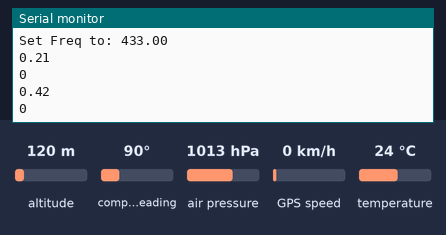
Bench run of a sketch on a simulated Arduino Uno, built with avr-gcc and run on an emulated ATmega328P. Shown: the last lines printed to the serial monitor. Wiring (inferred from the names in the program): BMP180 pressure sensor at I2C address 0x77. The inputs (shaded band) are chosen by the test bench; at power-on: air pressure 1013 hPa, temperature 24 °C, altitude 120 m, compass heading 90°, GPS speed 0 km/h. The GPS gets a fix after 3 s at 37.7749, -122.4194 with 8 satellites; no radio packets arrive unless stated.

Above: at 2.3 s.
2.4 s: air pressure set to 952 hPa
At 3.7 s:
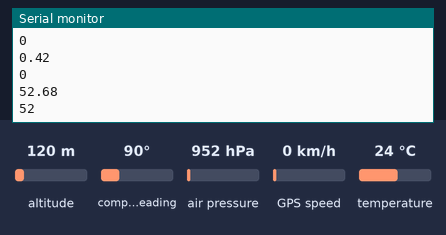
3.9 s: temperature set to 12 °C
At 5.0 s:
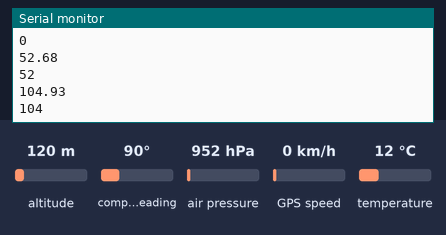
5.4 s: air pressure set to 975 hPa
At 6.7 s:
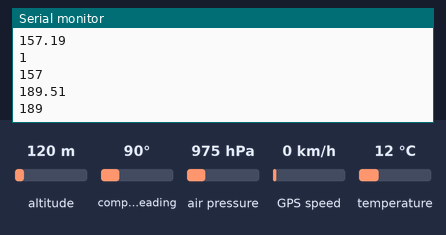
6.9 s: air pressure set to 1025 hPa
At 12.8 s:
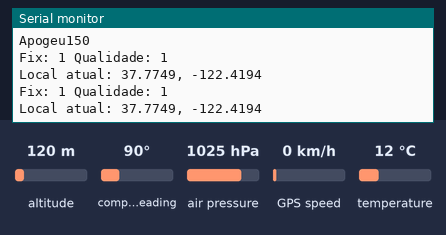
Timing chart, 0 to 13.7 s (numbered marks = the images above; inputs shaded):
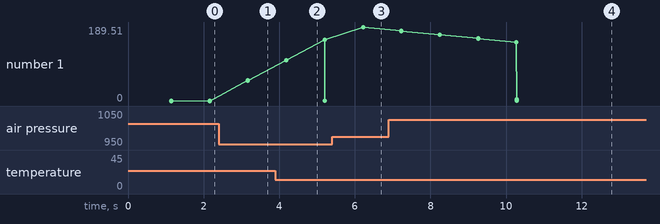

Measured:
- after the input at 2.4 s, the serial monitor: prints a new line after 0.77 s (image 1)
- after the input at 3.9 s, the serial monitor: prints a new line after 0.29 s (image 2)
- after the input at 5.4 s, the serial monitor: prints a new line after 0.82 s (image 3)
- after the input at 6.9 s, the serial monitor: prints a new line after 0.33 s (image 4)
- plotted number 1: 0 → 52 after the input at 2.4 s, 157 → 189 after the input at 5.4 s, 189 → 4 after the input at 6.9 s

The sketch:

LoRa_envia_GPS_BMP.ino
```cpp
#include <SPI.h>
#include <RH_RF95.h>


#include <Adafruit_GPS.h>
#include <SoftwareSerial.h>

#define RFM95_CS 10
#define RFM95_RST 9
#define RFM95_INT 2

//========BMP180=========
//=========CONSTANTES/VARIAVEIS E BIBLIOTECAS SBPM 180=========
//Define o endereco I2C do BMP085 - 0x77 ou 119 em decimal
#define BMP085_ADDRESS 0x77
const unsigned char OSS = 0;  // Oversampling Setting

// Calibration values
int ac1;
int ac2;
int ac3;
unsigned int ac4;
unsigned int ac5;
unsigned int ac6;
int b1;
int b2;
int mb;
int mc;
int md;
long b5;
#include <Wire.h>

#define MEDIA 10
#define TAMANHOVETOR 5

float dados[MEDIA];
int cont=0;
float vetAlt[TAMANHOVETOR];
int contApogeu=0;
bool estado=false;


//===================================CONFIGURATIONS====================================
// Read 1 byte from the BMP085 at 'address'
char bmp085Read(unsigned char address)
{
  unsigned char data;

  Wire.beginTransmission(BMP085_ADDRESS);
  Wire.write(address);
  Wire.endTransmission();

  Wire.requestFrom(BMP085_ADDRESS, 1);
  while(!Wire.available())
    ;

  return Wire.read();
}

// Read 2 bytes from the BMP085
// First byte will be from 'address'
// Second byte will be from 'address'+1
int bmp085ReadInt(unsigned char address)
{
  unsigned char msb, lsb;

  Wire.beginTransmission(BMP085_ADDRESS);
  Wire.write(address);
  Wire.endTransmission();

  Wire.requestFrom(BMP085_ADDRESS, 2);
  while(Wire.available()<2)
    ;
  msb = Wire.read();
  lsb = Wire.read();

  return (int) msb<<8 | lsb;
}

unsigned int bmp085ReadUT(){
  unsigned int ut;

  // Write 0x2E into Register 0xF4
  // This requests a temperature reading
  Wire.beginTransmission(BMP085_ADDRESS);
  Wire.write(0xF4);
  Wire.write(0x2E);
  Wire.endTransmission();

  // Wait at least 4.5ms
  delay(5);

  // Read two bytes from registers 0xF6 and 0xF7
  ut = bmp085ReadInt(0xF6);
  return ut;
}
//
// Armazena todos os valores de calibracao do BMP085 em
// variaveis globais. Valores de calibracao sao exigidos para
// calcular temperatura e pressao
// Esta funcao deve ser chamada/acionada no inicio do programa
void bmp085Calibration()
{
  ac1 = bmp085ReadInt(0xAA);
  ac2 = bmp085ReadInt(0xAC);
  ac3 = bmp085ReadInt(0xAE);
  ac4 = bmp085ReadInt(0xB0);
  ac5 = bmp085ReadInt(0xB2);
  ac6 = bmp085ReadInt(0xB4);
  b1 = bmp085ReadInt(0xB6);
  b2 = bmp085ReadInt(0xB8);
  mb = bmp085ReadInt(0xBA);
  mc = bmp085ReadInt(0xBC);
  md = bmp085ReadInt(0xBE);
}
unsigned long bmp085ReadUP(){

  unsigned char msb, lsb, xlsb;
  unsigned long up = 0;

  // Write 0x34+(OSS<<6) into register 0xF4
  // Request a pressure reading w/ oversampling setting
  Wire.beginTransmission(BMP085_ADDRESS);
  Wire.write(0xF4);
  Wire.write(0x34 + (OSS<<6));
  Wire.endTransmission();

  // Wait for conversion, delay time dependent on OSS
  delay(2 + (3<<OSS));

  // Read register 0xF6 (MSB), 0xF7 (LSB), and 0xF8 (XLSB)
  msb = bmp085Read(0xF6);
  lsb = bmp085Read(0xF7);
  xlsb = bmp085Read(0xF8);

  up = (((unsigned long) msb << 16) | ((unsigned long) lsb << 8) | (unsigned long) xlsb) >> (8-OSS);

  return up;
}

void writeRegister(int deviceAddress, byte address, byte val) {
  Wire.beginTransmission(deviceAddress); // start transmission to device
  Wire.write(address);       // send register address
  Wire.write(val);         // send value to write
  Wire.endTransmission();     // end transmission
}


int readRegister(int deviceAddress, byte address){

  int v;
  Wire.beginTransmission(deviceAddress);
  Wire.write(address); // register to read
  Wire.endTransmission();

  Wire.requestFrom(deviceAddress, 1); // read a byte

  while(!Wire.available()) {
    // waiting
  }

  v = Wire.read();
  return v;
}

long bmp085GetPressure(unsigned long up){
  long x1, x2, x3, b3, b6, p;
  unsigned long b4, b7;

  b6 = b5 - 4000;
  // Calcula B3
  x1 = (b2 * (b6 * b6)>>12)>>11;
  x2 = (ac2 * b6)>>11;
  x3 = x1 + x2;
  b3 = (((((long)ac1)*4 + x3)<<OSS) + 2)>>2;

  // Calcula B4
  x1 = (ac3 * b6)>>13;
  x2 = (b1 * ((b6 * b6)>>12))>>16;
  x3 = ((x1 + x2) + 2)>>2;
  b4 = (ac4 * (unsigned long)(x3 + 32768))>>15;

  b7 = ((unsigned long)(up - b3) * (50000>>OSS));
  if (b7 < 0x80000000)
    p = (b7<<1)/b4;
  else
    p = (b7/b4)<<1;

  x1 = (p>>8) * (p>>8);
  x1 = (x1 * 3038)>>16;
  x2 = (-7357 * p)>>16;
  p += (x1 + x2 + 3791)>>4;

  long temp = p;
  return temp;
}

float calcAltitude(float pressure)
{
  float A = pressure/101325;
  float B = 1/5.25588;
  float C = pow(A,B);
  C = 1 - C;
  C = C /0.0000225577;

  return C;
}

// Calcula a temperatura em graus C
float bmp085GetTemperature(unsigned int ut)
{
  long x1, x2;

  x1 = (((long)ut - (long)ac6)*(long)ac5) >> 15;
  x2 = ((long)mc << 11)/(x1 + md);
  b5 = x1 + x2;

  float temp = ((b5 + 8)>>4);
  temp = temp /10;

  return temp;
}

//=================================FIM CONFIGURATIONS==============================

//=================================FILTRO DOS DADOS================================
float mediamovel(float valor) {
  float soma=0;
  for (int i = MEDIA - 1; i > 0; i--) {
    dados[i] = dados[i - 1];
  }
  dados[0]=valor;
  for (int i=0; i<MEDIA; i++){
    soma+= dados[i];
  }

  return soma/MEDIA;
}

//====================================DETECÇÃO DE APOGEU===================================
void detecapogeu(float altitude[]){
  int cont=0;
  float apogeu= 0.0;
  for(int i=1; i<TAMANHOVETOR; i++){
    if(altitude[i-1]>altitude[i]){
      cont++;
      Serial.println(cont);
    }
    if(apogeu<altitude[i-1]){
      apogeu=altitude[i-1];
    }
  }
  if(cont>(TAMANHOVETOR*0.65)){
    estado=true;
    Serial.print("Apogeu");
  }
}


//=========================FIM BMP180==========================


#define RF95_FREQ 433.0
// Singleton instance of the radio driver
RH_RF95 rf95(RFM95_CS, RFM95_INT);

SoftwareSerial mySerial(8, 7);

Adafruit_GPS GPS(&mySerial);

#define GPSECHO  false

boolean usingInterrupt = false;
void useInterrupt(boolean);

int i;
int lat;
int lon;
String str;
char lati[9];
char longe[5];

void setup(){
   //LoRa transmission
   pinMode(RFM95_RST, OUTPUT);
   digitalWrite(RFM95_RST, HIGH);

   GPS.begin(9600);

   while (!Serial);
   Serial.begin(115200);

   Wire.begin();
   // Inicializa o BMP085
   bmp085Calibration();


   Serial.println("GFRJ - GPS LOCATION");

   delay(100);
   Serial.println("Arduino LoRa TX Test!");
   // manual reset
   digitalWrite(RFM95_RST, LOW);
   delay(10);
   digitalWrite(RFM95_RST, HIGH);
   delay(10);
 while (!rf95.init()) {
   Serial.println("LoRa radio init failed");
   while (1);
 }

 Serial.println("LoRa radio init OK!");
 // Defaults after init are 434.0MHz, modulation GFSK_Rb250Fd250,
//+13dbM
 if (!rf95.setFrequency(RF95_FREQ)) {
   Serial.println("setFrequency failed");
   while (1);
 }
 Serial.print("Set Freq to: "); Serial.println(RF95_FREQ);

 /* Defaults after init are 434.0MHz, 13dBm, Bw = 125 kHz, Cr = 4/5,
  Sf = 128chips/symbol, CRC on
  The default transmitter power is 13dBm, using PA_BOOST.
  If you are using RFM95/96/97/98 modules which uses the PA_BOOST
  transmitter pin, then
  you can set transmitter powers from 5 to 23 dBm:*/
 rf95.setTxPower(23, false);


 GPS.begin(9600);
 GPS.sendCommand(PMTK_SET_NMEA_OUTPUT_RMCGGA);
 GPS.sendCommand(PMTK_SET_NMEA_UPDATE_1HZ);   // 1 Hz update rate
 GPS.sendCommand(PGCMD_ANTENNA);

 useInterrupt(true);

 delay(1000);
 // Ask for firmware version
 mySerial.println(PMTK_Q_RELEASE);
}

SIGNAL(TIMER0_COMPA_vect) {
  char c = GPS.read();
  // if you want to debug, this is a good time to do it!
#ifdef UDR0
  if (GPSECHO)
    if (c) UDR0 = c;
    // writing direct to UDR0 is much much faster than Serial.print
    // but only one character can be written at a time.
#endif
}

void useInterrupt(boolean v) {
  if (v) {
    // Timer0 is already used for millis() - we'll just interrupt somewhere
    // in the middle and call the "Compare A" function above
    OCR0A = 0xAF;
    TIMSK0 |= _BV(OCIE0A);
    usingInterrupt = true;
  } else {
    // do not call the interrupt function COMPA anymore
    TIMSK0 &= ~_BV(OCIE0A);
    usingInterrupt = false;
  }
}
//conversao de float para char
char* dtostrf ( double __val, signed char __width, unsigned char __prec, char* __s);

char conversao(char buf[55], int value){
  sprintf(buf, "%d", value);
  *lati = buf;
}

char conversaob(char buf[55], int value){
  sprintf(buf, "%d", value);
  *longe = buf;
}


uint32_t timer = millis();

int16_t packetnum = 0; // packet counter, we increment per xmission

void loop()
{
 //Serial.println("Sending to rf95_server");
 //Serial.println( );

  if(estado){
    if (! usingInterrupt) {
        // read data from the GPS in the 'main loop'
        char c = GPS.read();
        // if you want to debug, this is a good time to do it!
        if (GPSECHO)
          if (c) Serial.print(c);
      }

      // if a sentence is received, we can check the checksum, parse it...
      if (GPS.newNMEAreceived()) {
        // a tricky thing here is if we print the NMEA sentence, or data
        // we end up not listening and catching other sentences!
        // so be very wary if using OUTPUT_ALLDATA and trytng to print out data
        //Serial.println(GPS.lastNMEA());   // this also sets the newNMEAreceived() flag to false

        if (!GPS.parse(GPS.lastNMEA()))   // this also sets the newNMEAreceived() flag to false
          return;  // we can fail to parse a sentence in which case we should just wait for another
      }

      // if millis() or timer wraps around, we'll just reset it
      if (timer > millis())  timer = millis();

      // approximately every 2 seconds or so, print out the current stats
      if (millis() - timer > 500) {
        timer = millis(); // reset the timer

        Serial.print("Fix: "); Serial.print((int)GPS.fix);
        Serial.print(" Qualidade: "); Serial.println((int)GPS.fixquality);
        if (GPS.fix) {
          Serial.print("Local atual: ");
          Serial.print(GPS.latitudeDegrees, 4);
          i = int(GPS.latitudeDegrees);
          lat = (GPS.latitudeDegrees-i)*10000;
          Serial.print(", ");
          Serial.println(GPS.longitudeDegrees, 4);
          i = int(GPS.longitudeDegrees);
          lon = (GPS.longitudeDegrees-i)*10000;
          }
      }

     if(lat<0)
      lat = lat*(-1);
     if(lon<0)
      lon = lon*(-1);

     str=String(lat);
     str.toCharArray(lati,5);

     str=String(lon);
     str.toCharArray(longe,5);

    // Serial.println("Aqui");
    // Serial.println(lati);
     lati[8] = '\0';
     for(i=4; i<8; i++){
      lati[i] = longe[i-4];
     }
  }
  else{
      float temperature = bmp085GetTemperature(bmp085ReadUT());

      float pressure = bmp085GetPressure(bmp085ReadUP());
      // Chama a rotina que calcula a altitude
      float altitude = calcAltitude(pressure);
      float realaltitude=mediamovel(altitude);
      //Serial.println(altitude);
      Serial.println(realaltitude);
      if((contApogeu+1)==TAMANHOVETOR){
        detecapogeu(vetAlt);
        contApogeu=0;
      }
      else{
        vetAlt[contApogeu++]= realaltitude;

      }

     str=String(int(realaltitude));
     str.toCharArray(lati,6);
     Serial.println(lati);

  }

 //Serial.println(lati);
 //Serial.print("Sending "); //Serial.println(radiopacket);
 //Serial.println("Sending value..."); delay(10);
 rf95.send((uint8_t *)lati, 9);

 delay(1000);
}
```
